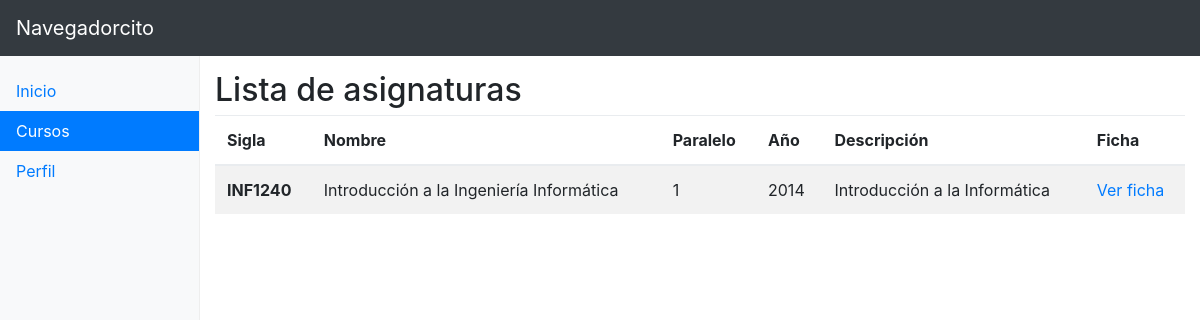
Before: /students/1/courses with the older database file.
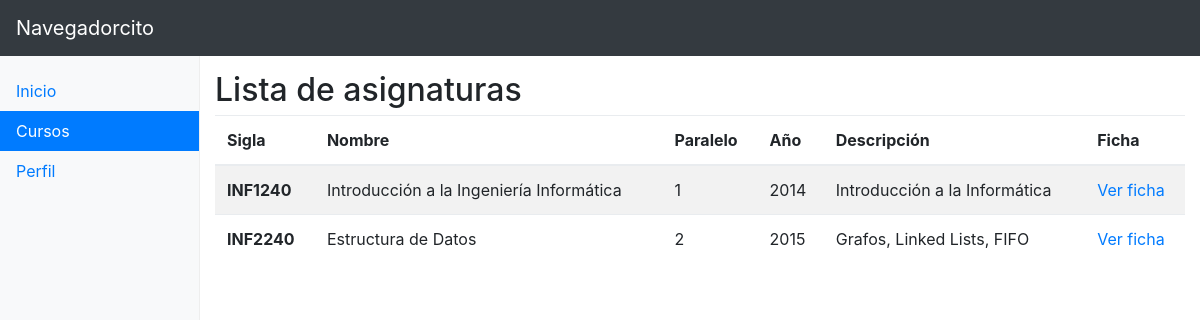
After: the same page with the newer database file.
### navegadorcito/models.py (models this page shows, shortened)
class Instance_Signature(models.Model):
    signature = models.ForeignKey(Signature)
    year = models.IntegerField()
    parallel = models.IntegerField()
    semester = models.IntegerField()
    name_instance_signature = models.CharField(max_length=40)
    slot_signature = models.IntegerField()
    list_teacher = models.ManyToManyField(Teacher, through='Teacher_Signature')
    inscriptions = models.ManyToManyField(Student, through='Inscription')
    def __str__(self):
        return self.name_instance_signature

class Signature(models.Model):
    key_signature = models.CharField(max_length=8)
    program = models.ForeignKey(Programme)
    name_signature = models.CharField(max_length=40)
    description_signature = models.CharField(max_length=40)

### navegadorcito/views.py (the view)
# urls.py: url(r'^students/(?P<idStudent>[0-9]+)/courses$', courses_student, name='courses_student' ),
def courses_student(request,idStudent):
    student=Student.objects.get(pk=idStudent)
    instance_signature_list=Instance_Signature.objects.all().filter(inscriptions=idStudent)
    print(instance_signature_list)
    return render(request,'student/courses.html', {"signature_list": instance_signature_list})

### templates/student/courses.html
{% extends 'base/dashboard.html' %}
{% block sidenav %}
<ul class="nav nav-pills flex-column">
    <li class="nav-item">
        <a class="nav-link" href="#">Inicio</a>
    </li>
    <li class="nav-item">
        <a class="nav-link active" href="#">Cursos</a>
    </li>
    <li class="nav-item">
        <a class="nav-link" href="#">Perfil</a>
    </li>
</ul>
{% endblock %}
{% block content %}
<div class="row">
    <div class="col-sm-12">
        <h2>Lista de asignaturas</h2>
        <table class="table table-striped">
            <thead>
                <tr>
                    <th>Sigla</th>
                    <th>Nombre</th>
                    <th>Paralelo</th>
                    <th>Año</th>
                    <th>Descripción</th>
                    <th>Ficha</th>
                </tr>
            </thead>
            <tbody>
                {% for signature in signature_list %}
                <tr>
                    <th scope="row">{{ signature.signature.key_signature}}</th>
                    <td>{{signature.signature.name_signature }}</td>
                    <td>{{ signature.parallel }}</td>
                    <td>{{ signature.year }}</td>
                    <td>{{ signature.signature.description_signature }}</td>
                    <td><a href="/signature/{{ signature.signature.id }}">Ver ficha</a></td>
                </tr>
                {% endfor %}
            </tbody>
        </table>
    </div>
</div>
{% endblock %}

Changed rows visible on the page:
added Instance_Signature: signature.key_signature "INF2240", signature.name_signature "Estructura de Datos", parallel "2", year "2015", signature.description_signature "Grafos, Linked Lists, FIFO"
